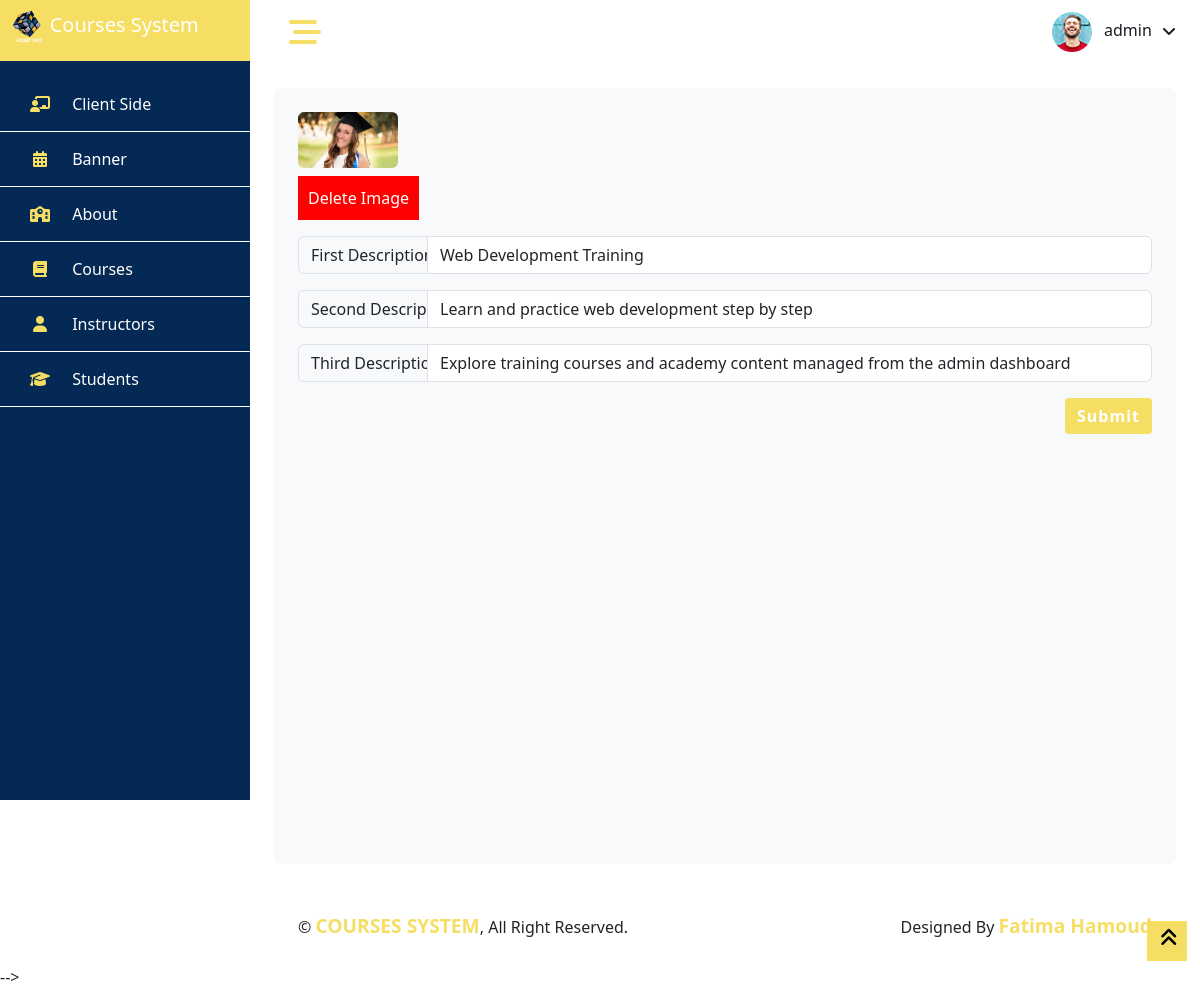
/updateFormBanner.php?id=6 (signed in), run on the app's committed database.
### tables this page shows
CREATE TABLE IF NOT EXISTS `carusel` (
  `slider_id` int UNSIGNED NOT NULL AUTO_INCREMENT,
  `slider_iamge` varchar(255) DEFAULT NULL,
  `descriptioin1` varchar(255) NOT NULL,
  `descriptioin2` varchar(255) NOT NULL,
  `descriptioin3` varchar(1000) NOT NULL,
  PRIMARY KEY (`slider_id`)
);

### updateFormBanner.php (the view, shortened to what this page needs)
<?php
require('common/header.php');
$id = $_GET['id'];
require('connect.php');
$sql = "SELECT `slider_id`, `slider_iamge`, `descriptioin1`, `descriptioin2`, `descriptioin3` FROM `carusel` WHERE slider_id='$id' ";
$result = $conn->query($sql);
$banner = $result->fetch_assoc();
?>
<body>
    <?php require('common/sidebar.php'); ?>
    <div class="content">
        <?php require('common/navbar.php'); ?>
        <div class="container-fluid pt-4">
            <div class="row g-4 min-vh-100 rounded justify-content-center mx-0">
                <div class="col-12">
                    <div class="bg-light rounded h-100 p-4">
                        <div class="row">
                            <?php
                            require('connect.php');
                            $imageName = "";
                            $sql = "SELECT slider_iamge FROM carusel WHERE slider_id = " . $banner['slider_id'];
                            $result = $conn->query($sql);
                            if ($result->num_rows > 0) {
                                while ($row = $result->fetch_assoc()) {
                                    $imageName = $row['slider_iamge'];
                                }
                            }
                            if ($imageName) {
                                echo "<div>";
                                echo "<img class='rounded' src='vpCourses/img/banner/$imageName' alt='Uploaded Image'style='width: 100px;' ><br>";
                                echo "<form action='' method='post' class='mt-2'>";
                                echo "<input type='submit' id='deleteImage' name='deleteImage' value='Delete Image'>";
                                echo "</form>";
                                echo "</div>";
                            } else {
                                echo "<form action='' method='post' enctype='multipart/form-data'>";
                                echo "<input type='file' class='mb-2'  name='images' id='fileToUpload'>";
                                echo "<br/>";
                                echo "<input type='submit'  value='Save' id='addNewImage' name='submit'>";
                                echo "</form>";
                            }
                            ?>
                            <form action="updateBanner.php" method="post">
                                <div class="input-group mb-3">
                                    <span class="input-group-text w-120 text-center" style="width: 130px !important;">First Description</span>
                                    <input type="text" class="form-control" id="#" name="d1" value="<?php echo $banner['descriptioin1'] ?>" required>
                                </div>
                                <div class="input-group mb-3">
                                    <span class="input-group-text w-120 text-center" style="width: 130px !important;">Second Description</span>
                                    <input type="text" class="form-control" id="#" name="d2" value="<?php echo $banner['descriptioin2'] ?>" required>
                                </div>
                                <div class="input-group mb-3">
                                    <span class="input-group-text w-120 text-center" style="width: 130px !important;">Third Description</span>
                                    <input type="text" class="form-control" id="slider_id" name="d3" value="<?php echo $banner['descriptioin3'] ?>" required>
                                </div>
                                <button type="submit" class="btn btn-primary float-end border-0" style="background-color: #f6de64;color:white; border-radius:4px; letter-spacing:1px;font-weight:bold ">Submit</button>
                            </form>
                        </div>
                    </div>
                </div>
            </div>
        </div>
        <?php
        require('common/footer.php')
        ?>
    </div>
    <a href="#" class="btn btn-lg  btn-lg-square back-to-top  bg-yellow" style="border-radius:0px"><i class="fa fa-angle-double-up" style="color: black;"></i></a>
</body>
</html>

### css/style.css (style rules this page uses)
:root { --primary: blue; --light: #F3F6F9; --dark: #191C24; }
.back-to-top { position: fixed; display: none; right: 13px; bottom: 28px; z-index: 99; }
.btn { transition: .5s; }
.btn.btn-primary { color: #FFFFFF; }
.btn-lg-square { width: 40px; height: 40px; }
.btn-square, .btn-sm-square, .btn-lg-square { padding: 0; display: inline-flex; align-items: center; justify-content: center; font-weight: normal; border-radius: 0px; }
.content { margin-left: 250px; min-height: 100vh; background: #FFFFFF; transition: 0.5s; }
@media (min-width: 992px) { .content { width: calc(100% - 250px); } }
.bg-yellow { background-color: #f6de64 !important; }
#deleteImage { background-color: red; }
#deleteImage, #addNewImage { border: 0px; color: white; padding: 10px; }

### css/datatables.css (style rules this page uses)
:root { --dt-row-selected: 13, 110, 253; --dt-row-selected-text: 255, 255, 255; --dt-row-selected-link: 9, 10, 11; --dt-row-stripe: 0, 0, 0; --dt-row-hover: 0, 0, 0; --dt-column-ordering: 0, 0, 0; --dt-html-background: white }

### updateFormBanner.php (style rules this page uses)
#deleteImage { background-color: red; }
#deleteImage, #addNewImage { border: 0px; color: white; padding: 10px; }

### data on the page
carusel: slider_iamge (picture), d1 "Web Development Training", d2 "Learn and practice web development step by step", d3 "Explore training courses and academy content managed from the admin dashboard"

### other printed values
$_SESSION['userName'] "admin"
